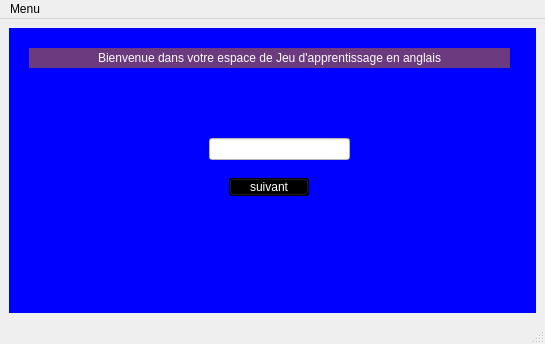
<?xml version="1.0" encoding="UTF-8"?>
<ui version="4.0">
 <class>LearnEnglish</class>
 <widget class="QMainWindow" name="LearnEnglish">
  <property name="geometry">
   <rect>
    <x>0</x>
    <y>0</y>
    <width>539</width>
    <height>336</height>
   </rect>
  </property>
  <property name="windowTitle">
   <string>LearnEnglish</string>
  </property>
  <widget class="QWidget" name="centralwidget">
   <layout class="QGridLayout" name="gridLayout">
    <item row="0" column="0">
     <widget class="QStackedWidget" name="stackedWidget">
      <property name="minimumSize">
       <size>
        <width>527</width>
        <height>285</height>
       </size>
      </property>
      <property name="styleSheet">
       <string notr="true">background-color: rgb(255, 255, 255);
background-color: rgb(0, 0, 255);
alternate-background-color: rgb(0, 85, 127);</string>
      </property>
      <property name="currentIndex">
       <number>6</number>
      </property>
      <widget class="QWidget" name="page">
       <widget class="QLabel" name="label_6">
        <property name="geometry">
         <rect>
          <x>300</x>
          <y>200</y>
          <width>81</width>
          <height>41</height>
         </rect>
        </property>
        <property name="styleSheet">
         <string notr="true">image: url(:/page_2/imgPage_2_2.png);
background-color: rgb(255, 255, 255);</string>
        </property>
        <property name="text">
         <string/>
        </property>
       </widget>
       <widget class="QPushButton" name="pushButton_5">
        <property name="geometry">
         <rect>
          <x>120</x>
          <y>250</y>
          <width>80</width>
          <height>18</height>
         </rect>
        </property>
        <property name="styleSheet">
         <string notr="true">font: 700 italic 9pt &quot;Segoe UI&quot;;
background-color: rgb(0, 170, 255);</string>
        </property>
        <property name="text">
         <string>Profil</string>
        </property>
       </widget>
       <widget class="QPushButton" name="pushButton_6">
        <property name="geometry">
         <rect>
          <x>230</x>
          <y>250</y>
          <width>80</width>
          <height>18</height>
         </rect>
        </property>
        <property name="styleSheet">
         <string notr="true">font: 700 italic 9pt &quot;Segoe UI&quot;;
background-color: rgb(0, 170, 255);</string>
        </property>
        <property name="text">
         <string>Quitter jeu</string>
        </property>
       </widget>
       <widget class="QPushButton" name="pushButton_2">
        <property name="geometry">
         <rect>
          <x>395</x>
          <y>190</y>
          <width>80</width>
          <height>18</height>
         </rect>
        </property>
        <property name="styleSheet">
         <string notr="true">font: 700 9pt &quot;Segoe UI&quot;;
background-color: rgb(170, 170, 255);
color: rgb(0, 0, 0);</string>
        </property>
        <property name="text">
         <string>Niveau-1</string>
        </property>
       </widget>
       <widget class="QPushButton" name="pushButton_3">
        <property name="geometry">
         <rect>
          <x>395</x>
          <y>215</y>
          <width>80</width>
          <height>20</height>
         </rect>
        </property>
        <property name="styleSheet">
         <string notr="true">font: italic 9pt &quot;Segoe UI&quot;;
font: 700 9pt &quot;Segoe UI&quot;;
background-color: rgb(170, 170, 255);
color: rgb(0, 0, 0);</string>
        </property>
        <property name="text">
         <string>Niveau-2</string>
        </property>
       </widget>
       <widget class="QPushButton" name="pushButton_4">
        <property name="geometry">
         <rect>
          <x>395</x>
          <y>240</y>
          <width>80</width>
          <height>18</height>
         </rect>
        </property>
        <property name="styleSheet">
         <string notr="true">font: italic 9pt &quot;Segoe UI&quot;;
font: 700 9pt &quot;Segoe UI&quot;;
background-color: rgb(170, 170, 255);
color: rgb(0, 0, 0);</string>
        </property>
        <property name="text">
         <string>Niveau-3</string>
        </property>
       </widget>
       <widget class="QLabel" name="label_4">
        <property name="geometry">
         <rect>
          <x>20</x>
          <y>10</y>
          <width>111</width>
          <height>41</height>
         </rect>
        </property>
        <property name="styleSheet">
         <string notr="true">font: 700 italic 9pt &quot;Segoe UI&quot;;
background-color: rgb(255, 255, 255);
color: rgb(255, 255, 255);
color: rgb(0, 0, 0);</string>
        </property>
        <property name="text">
         <string>&lt;html&gt;&lt;head/&gt;&lt;body&gt;&lt;p align=&quot;center&quot;&gt;Bienvenue  Mr/Mme&lt;/p&gt;&lt;/body&gt;&lt;/html&gt;</string>
        </property>
       </widget>
       <widget class="QLabel" name="label_17">
        <property name="geometry">
         <rect>
          <x>-24</x>
          <y>-4</y>
          <width>291</width>
          <height>291</height>
         </rect>
        </property>
        <property name="styleSheet">
         <string notr="true">image: url(:/page_2/imgPage_2_1.png);</string>
        </property>
        <property name="text">
         <string/>
        </property>
       </widget>
       <widget class="QLabel" name="label_18">
        <property name="geometry">
         <rect>
          <x>260</x>
          <y>-30</y>
          <width>291</width>
          <height>351</height>
         </rect>
        </property>
        <property name="styleSheet">
         <string notr="true">image: url(:/page_2/imgPage_2_1.png);</string>
        </property>
        <property name="text">
         <string/>
        </property>
       </widget>
       <widget class="QLabel" name="label_8">
        <property name="geometry">
         <rect>
          <x>140</x>
          <y>20</y>
          <width>71</width>
          <height>21</height>
         </rect>
        </property>
        <property name="styleSheet">
         <string notr="true">background-color: rgb(255, 255, 255);
color: rgb(0, 0, 0);</string>
        </property>
        <property name="text">
         <string>&lt;html&gt;&lt;head/&gt;&lt;body&gt;&lt;p align=&quot;center&quot;&gt;&lt;span style=&quot; font-weight:700;&quot;&gt;&lt;br/&gt;&lt;/span&gt;&lt;/p&gt;&lt;/body&gt;&lt;/html&gt;</string>
        </property>
       </widget>
       <widget class="QPushButton" name="pushButton_7">
        <property name="geometry">
         <rect>
          <x>10</x>
          <y>250</y>
          <width>80</width>
          <height>18</height>
         </rect>
        </property>
        <property name="styleSheet">
         <string notr="true">font: 700 italic 9pt &quot;Segoe UI&quot;;
background-color: rgb(0, 170, 255);</string>
        </property>
        <property name="text">
         <string>Deconnexion</string>
        </property>
       </widget>
       <widget class="QLabel" name="label_23">
        <property name="geometry">
         <rect>
          <x>210</x>
          <y>20</y>
          <width>251</width>
          <height>21</height>
         </rect>
        </property>
        <property name="styleSheet">
         <string notr="true">background-color: rgb(255, 255, 255);
color: rgb(0, 0, 0);</string>
        </property>
        <property name="text">
         <string>&lt;html&gt;&lt;head/&gt;&lt;body&gt;&lt;p align=&quot;center&quot;&gt;&lt;span style=&quot; font-weight:700;&quot;&gt; Veillez choisir votre Niveau pour jouer le jeu&lt;/span&gt;&lt;/p&gt;&lt;/body&gt;&lt;/html&gt;</string>
        </property>
       </widget>
       <zorder>label_18</zorder>
       <zorder>label_17</zorder>
       <zorder>label_6</zorder>
       <zorder>pushButton_5</zorder>
       <zorder>pushButton_6</zorder>
       <zorder>pushButton_2</zorder>
       <zorder>pushButton_3</zorder>
       <zorder>pushButton_4</zorder>
       <zorder>label_4</zorder>
       <zorder>label_8</zorder>
       <zorder>pushButton_7</zorder>
       <zorder>label_23</zorder>
      </widget>
      <widget class="QWidget" name="page_3">
       <layout class="QGridLayout" name="gridLayout_8">
        <item row="3" column="0">
         <widget class="QLabel" name="label_12">
          <property name="styleSheet">
           <string notr="true">color: rgb(170, 0, 0);
font: 700 9pt &quot;Segoe UI&quot;;</string>
          </property>
          <property name="text">
           <string/>
          </property>
         </widget>
        </item>
        <item row="2" column="0" colspan="3">
         <widget class="QListView" name="listView">
          <property name="styleSheet">
           <string notr="true">background-color: rgb(170, 255, 255);</string>
          </property>
         </widget>
        </item>
        <item row="0" column="1">
         <widget class="QLabel" name="label_7">
          <property name="text">
           <string>&lt;html&gt;&lt;head/&gt;&lt;body&gt;&lt;p align=&quot;center&quot;&gt;&lt;span style=&quot; font-weight:700;&quot;&gt;Nombre de question&lt;/span&gt;&lt;/p&gt;&lt;/body&gt;&lt;/html&gt;</string>
          </property>
         </widget>
        </item>
        <item row="4" column="0">
         <widget class="QPushButton" name="pushButton_8">
          <property name="styleSheet">
           <string notr="true">background-color: rgb(0, 255, 127);
color: rgb(0, 0, 0);</string>
          </property>
          <property name="text">
           <string>Repondre</string>
          </property>
         </widget>
        </item>
        <item row="0" column="2">
         <widget class="QLabel" name="label_11">
          <property name="text">
           <string>&lt;html&gt;&lt;head/&gt;&lt;body&gt;&lt;p align=&quot;center&quot;&gt;&lt;span style=&quot; font-weight:700; font-style:italic;&quot;&gt;0&lt;/span&gt;&lt;/p&gt;&lt;/body&gt;&lt;/html&gt;</string>
          </property>
         </widget>
        </item>
        <item row="4" column="2">
         <widget class="QPushButton" name="pushButton_30">
          <property name="styleSheet">
           <string notr="true">background-color: rgb(170, 170, 255);</string>
          </property>
          <property name="text">
           <string>Levels</string>
          </property>
         </widget>
        </item>
        <item row="0" column="0">
         <widget class="QLabel" name="label_5">
          <property name="text">
           <string>&lt;html&gt;&lt;head/&gt;&lt;body&gt;&lt;p&gt;&lt;span style=&quot; font-weight:700;&quot;&gt;Niveau 1&lt;/span&gt;&lt;/p&gt;&lt;/body&gt;&lt;/html&gt;</string>
          </property>
         </widget>
        </item>
        <item row="1" column="0">
         <widget class="QLabel" name="label_9">
          <property name="text">
           <string>&lt;html&gt;&lt;head/&gt;&lt;body&gt;&lt;p align=&quot;center&quot;&gt;&lt;span style=&quot; font-weight:700;&quot;&gt;TextLabel&lt;/span&gt;&lt;/p&gt;&lt;/body&gt;&lt;/html&gt;</string>
          </property>
         </widget>
        </item>
       </layout>
      </widget>
      <widget class="QWidget" name="page_4">
       <layout class="QGridLayout" name="gridLayout_9">
        <item row="0" column="0">
         <widget class="QLabel" name="label_26">
          <property name="text">
           <string>&lt;html&gt;&lt;head/&gt;&lt;body&gt;&lt;p&gt;&lt;span style=&quot; font-weight:700;&quot;&gt;Niveau 2&lt;/span&gt;&lt;/p&gt;&lt;/body&gt;&lt;/html&gt;</string>
          </property>
         </widget>
        </item>
        <item row="0" column="1">
         <widget class="QLabel" name="label_27">
          <property name="text">
           <string>&lt;html&gt;&lt;head/&gt;&lt;body&gt;&lt;p align=&quot;center&quot;&gt;&lt;span style=&quot; font-weight:700;&quot;&gt;Nombre de question&lt;/span&gt;&lt;/p&gt;&lt;/body&gt;&lt;/html&gt;</string>
          </property>
         </widget>
        </item>
        <item row="0" column="2">
         <widget class="QLabel" name="label_28">
          <property name="text">
           <string>&lt;html&gt;&lt;head/&gt;&lt;body&gt;&lt;p align=&quot;center&quot;&gt;&lt;span style=&quot; font-weight:700; font-style:italic;&quot;&gt;0&lt;/span&gt;&lt;/p&gt;&lt;/body&gt;&lt;/html&gt;</string>
          </property>
         </widget>
        </item>
        <item row="1" column="0">
         <widget class="QLabel" name="label_45">
          <property name="text">
           <string>&lt;html&gt;&lt;head/&gt;&lt;body&gt;&lt;p align=&quot;center&quot;&gt;&lt;span style=&quot; font-weight:700;&quot;&gt;TextLabel&lt;/span&gt;&lt;/p&gt;&lt;/body&gt;&lt;/html&gt;</string>
          </property>
         </widget>
        </item>
        <item row="2" column="0" colspan="3">
         <widget class="QListView" name="listView_3">
          <property name="styleSheet">
           <string notr="true">background-color: rgb(170, 255, 255);</string>
          </property>
         </widget>
        </item>
        <item row="3" column="0">
         <widget class="QLabel" name="label_25">
          <property name="styleSheet">
           <string notr="true">color: rgb(170, 0, 0);
font: 700 9pt &quot;Segoe UI&quot;;</string>
          </property>
          <property name="text">
           <string/>
          </property>
         </widget>
        </item>
        <item row="4" column="2">
         <widget class="QPushButton" name="pushButton_31">
          <property name="styleSheet">
           <string notr="true">background-color: rgb(170, 170, 255);</string>
          </property>
          <property name="text">
           <string>Levels</string>
          </property>
         </widget>
        </item>
        <item row="4" column="0">
         <widget class="QPushButton" name="pushButton_19">
          <property name="styleSheet">
           <string notr="true">background-color: rgb(0, 255, 127);
color: rgb(0, 0, 0);</string>
          </property>
          <property name="text">
           <string>Repondre</string>
          </property>
         </widget>
        </item>
       </layout>
      </widget>
      <widget class="QWidget" name="page_5">
       <layout class="QGridLayout" name="gridLayout_2">
        <item row="2" column="0" colspan="3">
         <widget class="QListView" name="listView_6">
          <property name="styleSheet">
           <string notr="true">background-color: rgb(170, 255, 255);</string>
          </property>
         </widget>
        </item>
        <item row="0" column="0">
         <widget class="QLabel" name="label_49">
          <property name="text">
           <string>&lt;html&gt;&lt;head/&gt;&lt;body&gt;&lt;p&gt;&lt;span style=&quot; font-weight:700;&quot;&gt;Niveau 3&lt;/span&gt;&lt;/p&gt;&lt;/body&gt;&lt;/html&gt;</string>
          </property>
         </widget>
        </item>
        <item row="0" column="2">
         <widget class="QLabel" name="label_50">
          <property name="text">
           <string>&lt;html&gt;&lt;head/&gt;&lt;body&gt;&lt;p align=&quot;center&quot;&gt;0&lt;/p&gt;&lt;/body&gt;&lt;/html&gt;</string>
          </property>
         </widget>
        </item>
        <item row="0" column="1">
         <widget class="QLabel" name="label_48">
          <property name="text">
           <string>&lt;html&gt;&lt;head/&gt;&lt;body&gt;&lt;p align=&quot;center&quot;&gt;&lt;span style=&quot; font-weight:700;&quot;&gt;Nombre de question&lt;/span&gt;&lt;/p&gt;&lt;/body&gt;&lt;/html&gt;</string>
          </property>
         </widget>
        </item>
        <item row="3" column="0">
         <widget class="QLabel" name="label_46">
          <property name="styleSheet">
           <string notr="true">color: rgb(170, 0, 0);
font: 700 9pt &quot;Segoe UI&quot;;</string>
          </property>
          <property name="text">
           <string/>
          </property>
         </widget>
        </item>
        <item row="4" column="2">
         <widget class="QPushButton" name="pushButton_33">
          <property name="styleSheet">
           <string notr="true">background-color: rgb(170, 170, 255);</string>
          </property>
          <property name="text">
           <string>Levels</string>
          </property>
         </widget>
        </item>
        <item row="4" column="0">
         <widget class="QPushButton" name="pushButton_32">
          <property name="styleSheet">
           <string notr="true">background-color: rgb(0, 255, 127);
color: rgb(0, 0, 0);</string>
          </property>
          <property name="text">
           <string>Repondre</string>
          </property>
         </widget>
        </item>
        <item row="1" column="0">
         <widget class="QLabel" name="label_47">
          <property name="text">
           <string>&lt;html&gt;&lt;head/&gt;&lt;body&gt;&lt;p align=&quot;center&quot;&gt;&lt;span style=&quot; font-weight:700;&quot;&gt;TextLabel&lt;/span&gt;&lt;/p&gt;&lt;/body&gt;&lt;/html&gt;</string>
          </property>
         </widget>
        </item>
       </layout>
       <zorder>listView_6</zorder>
       <zorder>label_49</zorder>
       <zorder>label_48</zorder>
       <zorder>label_50</zorder>
       <zorder>label_47</zorder>
       <zorder>label_46</zorder>
       <zorder>pushButton_33</zorder>
       <zorder>pushButton_32</zorder>
      </widget>
      <widget class="QWidget" name="page_6">
       <widget class="QPushButton" name="pushButton_10">
        <property name="geometry">
         <rect>
          <x>230</x>
          <y>170</y>
          <width>80</width>
          <height>18</height>
         </rect>
        </property>
        <property name="whatsThis">
         <string>&lt;html&gt;&lt;head/&gt;&lt;body&gt;&lt;p&gt;&lt;br/&gt;&lt;/p&gt;&lt;/body&gt;&lt;/html&gt;</string>
        </property>
        <property name="styleSheet">
         <string notr="true">background-color: rgb(187, 255, 172);
font: 700 9pt &quot;Segoe UI&quot;;
color: rgb(0, 0, 0);</string>
        </property>
        <property name="text">
         <string>Niveau suivant</string>
        </property>
       </widget>
       <widget class="QPushButton" name="pushButton_11">
        <property name="geometry">
         <rect>
          <x>230</x>
          <y>220</y>
          <width>80</width>
          <height>18</height>
         </rect>
        </property>
        <property name="styleSheet">
         <string notr="true">background-color: rgb(255, 170, 127);
font: 700 9pt &quot;Segoe UI&quot;;
color: rgb(0, 0, 0);</string>
        </property>
        <property name="text">
         <string>Page d'acceuil</string>
        </property>
       </widget>
       <widget class="QLabel" name="label_13">
        <property name="geometry">
         <rect>
          <x>180</x>
          <y>110</y>
          <width>211</width>
          <height>21</height>
         </rect>
        </property>
        <property name="styleSheet">
         <string notr="true">background-color: rgb(0, 0, 0);
color: rgb(255, 255, 255);</string>
        </property>
        <property name="text">
         <string>&lt;html&gt;&lt;head/&gt;&lt;body&gt;&lt;p align=&quot;center&quot;&gt;&lt;span style=&quot; font-weight:700;&quot;&gt;Voulez-vous passé au noveau suivant ?&lt;/span&gt;&lt;/p&gt;&lt;/body&gt;&lt;/html&gt;</string>
        </property>
       </widget>
       <widget class="QLabel" name="label_10">
        <property name="geometry">
         <rect>
          <x>240</x>
          <y>50</y>
          <width>71</width>
          <height>20</height>
         </rect>
        </property>
        <property name="styleSheet">
         <string notr="true">background-color: rgb(0, 0, 0);
color: rgb(255, 255, 255);</string>
        </property>
        <property name="text">
         <string>&lt;html&gt;&lt;head/&gt;&lt;body&gt;&lt;p align=&quot;center&quot;&gt;&lt;span style=&quot; font-weight:700;&quot;&gt;Félicitation !!!!!!!&lt;/span&gt;&lt;/p&gt;&lt;/body&gt;&lt;/html&gt;</string>
        </property>
       </widget>
       <widget class="QLabel" name="label_15">
        <property name="geometry">
         <rect>
          <x>-50</x>
          <y>-70</y>
          <width>591</width>
          <height>421</height>
         </rect>
        </property>
        <property name="styleSheet">
         <string notr="true">image: url(:/page_2/back-ground_2.png);</string>
        </property>
        <property name="text">
         <string/>
        </property>
       </widget>
       <zorder>label_15</zorder>
       <zorder>pushButton_10</zorder>
       <zorder>pushButton_11</zorder>
       <zorder>label_13</zorder>
       <zorder>label_10</zorder>
      </widget>
      <widget class="QWidget" name="page_7">
       <widget class="QPushButton" name="pushButton_12">
        <property name="geometry">
         <rect>
          <x>220</x>
          <y>220</y>
          <width>91</width>
          <height>31</height>
         </rect>
        </property>
        <property name="styleSheet">
         <string notr="true">background-color: rgb(0, 255, 127);
color: rgb(0, 0, 0);</string>
        </property>
        <property name="text">
         <string>Retour</string>
        </property>
       </widget>
       <widget class="QLabel" name="label_14">
        <property name="geometry">
         <rect>
          <x>50</x>
          <y>40</y>
          <width>101</width>
          <height>21</height>
         </rect>
        </property>
        <property name="text">
         <string>&lt;html&gt;&lt;head/&gt;&lt;body&gt;&lt;p align=&quot;center&quot;&gt;&lt;span style=&quot; font-weight:700;&quot;&gt;Votre Pseudo:  &lt;/span&gt;&lt;/p&gt;&lt;/body&gt;&lt;/html&gt;</string>
        </property>
       </widget>
       <widget class="QLabel" name="label_19">
        <property name="geometry">
         <rect>
          <x>370</x>
          <y>40</y>
          <width>61</width>
          <height>16</height>
         </rect>
        </property>
        <property name="text">
         <string>&lt;html&gt;&lt;head/&gt;&lt;body&gt;&lt;p&gt;&lt;br/&gt;&lt;/p&gt;&lt;/body&gt;&lt;/html&gt;</string>
        </property>
       </widget>
       <widget class="QLabel" name="label_20">
        <property name="geometry">
         <rect>
          <x>60</x>
          <y>150</y>
          <width>161</width>
          <height>21</height>
         </rect>
        </property>
        <property name="text">
         <string>&lt;html&gt;&lt;head/&gt;&lt;body&gt;&lt;p align=&quot;center&quot;&gt;&lt;span style=&quot; font-weight:700;&quot;&gt;Votre niveau actuel: &lt;/span&gt;&lt;/p&gt;&lt;/body&gt;&lt;/html&gt;</string>
        </property>
       </widget>
       <widget class="QLabel" name="label_21">
        <property name="geometry">
         <rect>
          <x>370</x>
          <y>150</y>
          <width>51</width>
          <height>16</height>
         </rect>
        </property>
        <property name="text">
         <string>&lt;html&gt;&lt;head/&gt;&lt;body&gt;&lt;p&gt;&lt;br/&gt;&lt;/p&gt;&lt;/body&gt;&lt;/html&gt;</string>
        </property>
       </widget>
      </widget>
      <widget class="QWidget" name="page_2">
       <widget class="QLabel" name="label_2">
        <property name="geometry">
         <rect>
          <x>160</x>
          <y>100</y>
          <width>41</width>
          <height>41</height>
         </rect>
        </property>
        <property name="styleSheet">
         <string notr="true">color: rgb(0, 0, 0);
background-image: url(:/page_2/back-ground.png);
image: url(:/page_2/learnEnglishPage_1.png);
font: italic 10pt &quot;Segoe UI&quot;;</string>
        </property>
        <property name="text">
         <string/>
        </property>
       </widget>
       <widget class="QLabel" name="label">
        <property name="geometry">
         <rect>
          <x>20</x>
          <y>20</y>
          <width>481</width>
          <height>20</height>
         </rect>
        </property>
        <property name="styleSheet">
         <string notr="true">font: 700 italic 12pt &quot;Segoe UI&quot;;
color: rgb(255, 255, 255);
background-color: rgb(108, 58, 127);
</string>
        </property>
        <property name="text">
         <string>Bienvenue dans votre espace de Jeu d'apprentissage en anglais</string>
        </property>
        <property name="alignment">
         <set>Qt::AlignCenter</set>
        </property>
       </widget>
       <widget class="QLabel" name="label_3">
        <property name="geometry">
         <rect>
          <x>10</x>
          <y>210</y>
          <width>71</width>
          <height>61</height>
         </rect>
        </property>
        <property name="styleSheet">
         <string notr="true">image: url(:/page_1/learn-english.png);
background-image: url(:/page_2/back-ground.png);</string>
        </property>
        <property name="text">
         <string/>
        </property>
       </widget>
       <widget class="QLineEdit" name="field_pseudo">
        <property name="geometry">
         <rect>
          <x>200</x>
          <y>110</y>
          <width>141</width>
          <height>22</height>
         </rect>
        </property>
        <property name="styleSheet">
         <string notr="true">background-color: rgb(255, 255, 255);</string>
        </property>
       </widget>
       <widget class="QPushButton" name="pushButton">
        <property name="geometry">
         <rect>
          <x>220</x>
          <y>150</y>
          <width>80</width>
          <height>18</height>
         </rect>
        </property>
        <property name="styleSheet">
         <string notr="true">font: 700 9pt &quot;Segoe UI&quot;;
background-color: rgb(0, 0, 0);
color: rgb(255, 255, 255);</string>
        </property>
        <property name="text">
         <string>suivant</string>
        </property>
       </widget>
       <widget class="QLabel" name="label_16">
        <property name="geometry">
         <rect>
          <x>-40</x>
          <y>-10</y>
          <width>611</width>
          <height>351</height>
         </rect>
        </property>
        <property name="styleSheet">
         <string notr="true">image: url(:/page_2/back-ground.png);</string>
        </property>
        <property name="text">
         <string/>
        </property>
       </widget>
       <zorder>label_16</zorder>
       <zorder>label_2</zorder>
       <zorder>label</zorder>
       <zorder>label_3</zorder>
       <zorder>field_pseudo</zorder>
       <zorder>pushButton</zorder>
      </widget>
     </widget>
    </item>
   </layout>
  </widget>
  <widget class="QMenuBar" name="menubar">
   <property name="geometry">
    <rect>
     <x>0</x>
     <y>0</y>
     <width>539</width>
     <height>17</height>
    </rect>
   </property>
   <widget class="QMenu" name="menuMenu">
    <property name="title">
     <string>Menu</string>
    </property>
    <addaction name="actionAide"/>
    <addaction name="actionA_Propos"/>
   </widget>
   <addaction name="menuMenu"/>
  </widget>
  <widget class="QStatusBar" name="statusbar"/>
  <action name="actionAide">
   <property name="text">
    <string>Aide</string>
   </property>
  </action>
  <action name="actionA_Propos">
   <property name="text">
    <string>A Propos</string>
   </property>
  </action>
  <action name="actionQuitter_Jeux">
   <property name="text">
    <string>Quitter_Jeux</string>
   </property>
  </action>
 </widget>
 <resources/>
 <connections/>
</ui>
